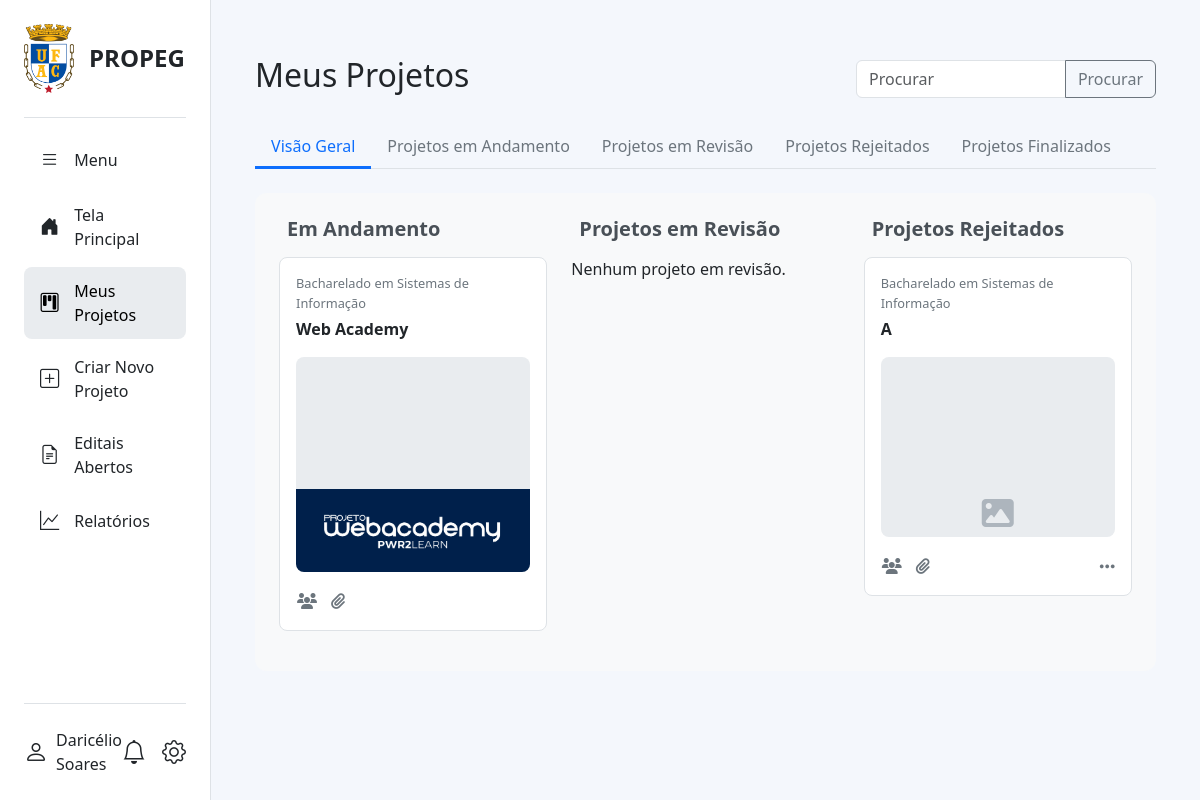
The app's page /projetos/meusprojetos/ (signed in) with its own data.
### projetos_institucionais/models.py (models this page shows, shortened)
class Usuario(AbstractUser):
    PERFIL_CHOICES = (
        ('coordenador', 'Coordenador'),
        ('aluno', 'Aluno'),
        ('gestor', 'Gestor'),
    )
    STATUS_CHOICES = (
        ('pendente', 'Pendente'),
        ('ativo', 'Ativo'),
        ('inativo', 'Inativo'),
    )
    status = models.CharField(
        max_length=20,
        choices=STATUS_CHOICES,
        default='pendente',
        verbose_name='Status',
    )
    USERNAME_FIELD = 'cpf'
    REQUIRED_FIELDS = ['username', 'first_name', 'last_name', 'email']
    cpf = models.CharField(max_length=14, unique=True, verbose_name="CPF")
    email = models.EmailField(unique=True)
    telefone = models.CharField(max_length=20, blank=True, null=True)
    perfil = models.CharField(max_length=20, choices=PERFIL_CHOICES)
    regime_trabalho = models.CharField(max_length=3, blank=True, null=True, verbose_name="Regime de Trabalho")
    is_active = models.BooleanField(default=False, verbose_name="Ativo", help_text="Marque esta opção para ativar a conta do usuário.")
    curso = models.ForeignKey(
        'CursoGraduacao',
        on_delete=models.SET_NULL,
        null=True,
        blank=True,
        verbose_name="Curso de Graduação",
    )
    endereco = models.OneToOneField(
        'Endereco',
        on_delete=models.SET_NULL,
        null=True,
        blank=True
    )
    titulacao = models.ForeignKey(
        'Titulacao',
        on_delete=models.SET_NULL,
        null=True,
        blank=True,
        verbose_name="Titulação"
    )
    centro_lotacao = models.ForeignKey(
        'CentroLotacao',
        on_delete=models.SET_NULL,
        null=True,
        blank=True,
        verbose_name="Centro de Lotação"
    )
    objects = UsuarioManager()

class Projeto(models.Model):
    STATUS_CHOICES = [
        ('rascunho', 'Rascunho'),
        ('submetido', 'Submetido'),
        ('aguardando_conselho', 'Aguardando aprovação do conselho'),
        ('aprovado', 'Aprovado'),
        ('reprovado', 'Reprovado'),
        ('em_andamento', 'Em andamento'),
        ('encerrado', 'Encerrado'),
    ]
    titulo = models.CharField(max_length=255, blank=True, null=True)
    descricao = models.TextField(verbose_name="Descrição", blank=True, null=True)
    resumo = models.TextField(blank=True, null=True)
    introducao = models.TextField(verbose_name="Introdução", blank=True, null=True)
    objetivos = models.TextField(blank=True, null=True)
    metodologia = models.TextField(blank=True, null=True)
    resultados = models.TextField(blank=True, null=True)
    referencias = models.TextField(blank=True, null=True)
    data_inicio = models.DateField(verbose_name="Data de Início", blank=True, null=True)
    data_fim = models.DateField(verbose_name="Data de Fim", blank=True, null=True)
    status = models.CharField(max_length=30, choices=STATUS_CHOICES, default='rascunho')
    valor_fomento = models.DecimalField(max_digits=10, decimal_places=2, null=True, blank=True)
    etica_obrigatoria = models.BooleanField(default=False, verbose_name="Envolve Aspectos Éticos?", blank=True, null=True)
    eh_docente = models.BooleanField(default=False, verbose_name="É docente?", blank=True, null=True)
    eh_pesquisador = models.BooleanField(default=False, verbose_name="É pesquisador?", blank=True, null=True)
    eh_pesquisador_visitante = models.BooleanField(default=False, verbose_name="É pesquisador visitante?", blank=True, null=True)
    coordenador = models.ForeignKey(
        settings.AUTH_USER_MODEL,
        on_delete=models.PROTECT,
        related_name='projetos_coordenados'
    )
    curso = models.ForeignKey(
        CursoGraduacao,
        on_delete=models.SET_NULL,
        null=True,
        blank=True,
        verbose_name="Curso de Graduação"
    )
    centro_lotacao = models.ForeignKey(
        CentroLotacao,
        on_delete=models.PROTECT,
        verbose_name="Centro de Lotação",
        null=True,
    )
    agencia_financiadora = models.ForeignKey(
        AgenciaFinanciadora,
        on_delete=models.SET_NULL,
        null=True,
        blank=True,
        verbose_name="Agência Financiadora"
    )
    tipo_etica = models.ForeignKey(
        TipoEtico,
        on_delete=models.SET_NULL,
        null=True,
        blank=True,
        verbose_name="Tipo Ético"
    )
    ods = models.ManyToManyField(ODS, blank=True)
    grupos_pesquisa = models.ManyToManyField(
        GrupoPesquisa,
        blank=True,
        verbose_name="Grupos de Pesquisa"
    )
    alunos = models.ManyToManyField(
        settings.AUTH_USER_MODEL,
        through='EquipeProjeto',
        related_name='projetos_participados',
        blank=True
    )
    participa_pos_graduacao = models.BooleanField(default=False, blank=True, null=True, verbose_name="Participa de Programa de Pós-Graduação?")
    programa_pos = models.ForeignKey(
        'ProgramaPos',
        on_delete=models.SET_NULL,
        null=True,
        blank=True,
        verbose_name="Programa de Pós-Graduação"
    )
    palavras_chave = models.CharField(max_length=255, blank=True, null=True, help_text="Separe por vírgulas. Ex.: Tecnologia, Educação, Web")
    parcerias = models.TextField(blank=True, null=True)
    imagem_capa = models.ImageField(
        upload_to='projetos_capas/',
        null=True,
        blank=True,
        verbose_name="Imagem de Capa",
    )
    class Meta:
        ordering = ['-data_inicio']
        verbose_name = "Projeto"
        verbose_name_plural = "Projetos"

class CursoGraduacao(models.Model):
    nome = models.CharField(max_length=255)
    centro_lotacao = models.ForeignKey(
        CentroLotacao,
        on_delete=models.PROTECT,
        verbose_name="Centro de Lotação"
    )
    def __str__(self):
        return self.nome
    class Meta:
        verbose_name= "Curso de Graduação"
        verbose_name_plural = "Cursos de Graduação"

### projetos_institucionais/views.py (the view, shortened to what this page needs)
# urls.py: path('projetos/meusprojetos/', views.projeto_dashboard, name='projeto_dashboard'),
@login_required
@coordenador_required
def projeto_dashboard(request):
    active_tab = request.GET.get('tab', 'visao_geral')
    contexto = {
        'active_tab': active_tab,
        'AnexoForm': AnexoForm(),
    }
    if active_tab == 'visao_geral':
        projetos_em_andamento = Projeto.objects.filter(status='em_andamento')
        projetos_em_revisao = Projeto.objects.filter(Q(status='submetido') | Q(status='aguardando_conselho'))
        projetos_rejeitados = Projeto.objects.filter(status='reprovado')
        contexto.update({
            'projetos_em_andamento': projetos_em_andamento,
            'projetos_em_revisao': projetos_em_revisao,
            'projetos_rejeitados': projetos_rejeitados,
        })
        todos_os_projetos = list(projetos_em_andamento) + list(projetos_em_revisao)
        contexto['todos_os_projetos'] = todos_os_projetos
    return render(request, 'projetos_institucionais/meusprojetos.html', contexto)

### templates/projetos_institucionais/meusprojetos.html (shortened to what this page needs)
{% extends 'base2.html' %}
{% load static %}
{% load crispy_forms_tags %}
{% block content %}
<link rel="stylesheet" href="{% static 'css/meusprojetos.css' %}">
<div class="container-fluid mt-4">
    <div class="dashboard-header">
        <h2>Meus Projetos</h2>
        <div class="input-group" style="max-width: 300px;">
            <input type="text" class="form-control" placeholder="Procurar">
            <button class="btn btn-outline-secondary" type="button">Procurar</button>
        </div>
    </div>
    <ul class="nav nav-tabs dashboard-tabs mb-4">
        <li class="nav-item">
            <a class="nav-link {% if active_tab == 'visao_geral' %}active{% endif %}" href="{% url 'projeto_dashboard' %}?tab=visao_geral">Visão Geral</a>
        </li>
        <li class="nav-item">
            <a class="nav-link {% if active_tab == 'em_andamento' %}active{% endif %}" href="{% url 'projeto_dashboard' %}?tab=em_andamento">Projetos em Andamento</a>
        </li>
        <li class="nav-item">
            <a class="nav-link {% if active_tab == 'em_revisao' %}active{% endif %}" href="{% url 'projeto_dashboard' %}?tab=em_revisao">Projetos em Revisão</a>
        </li>
        <li class="nav-item">
            <a class="nav-link {% if active_tab == 'rejeitados' %}active{% endif %}" href="{% url 'projeto_dashboard' %}?tab=rejeitados">Projetos Rejeitados</a>
        </li>
        <li class="nav-item">
            <a class="nav-link {% if active_tab == 'finalizados' %}active{% endif %}" href="{% url 'projeto_dashboard' %}?tab=finalizados">Projetos Finalizados</a>
        </li>
    </ul>
    {% if active_tab == 'visao_geral' %}
    <div class="dashboard-container">
        <div class="coluna-projetos">
            <h5>Em Andamento</h5>
            {% for projeto in projetos_em_andamento %}
                {% include 'projetos_institucionais/partials/projeto_card.html' %}
            {% empty %}
                <p>Nenhum projeto em andamento.</p>
            {% endfor %}
        </div>
        <div class="coluna-projetos">
            <h5>Projetos em Revisão</h5>
            {% for projeto in projetos_em_revisao %}
                {% include 'projetos_institucionais/partials/projeto_card.html' %}
            {% empty %}
                <p>Nenhum projeto em revisão.</p>
            {% endfor %}
        </div>
        <div class="coluna-projetos">
            <h5>Projetos Rejeitados</h5>
            {% for projeto in projetos_rejeitados %}
                {% include 'projetos_institucionais/partials/projeto_card.html' %}
            {% empty %}
                <p>Nenhum projeto rejeitado.</p>
            {% endfor %}
        </div>
    </div>
    {% else %}
        {% include 'projetos_institucionais/partials/_projeto_table.html' %}
    {% endif %}
</div>
{% endblock %}

### templates/base2.html (shortened to what this page needs)
{% load static %}
<!DOCTYPE html>
<html lang="pt-BR">
<head>
    <link href="https://cdn.jsdelivr.net/npm/bootstrap@5.3.3/dist/css/bootstrap.min.css" rel="stylesheet">
    <link href="https://cdn.jsdelivr.net/npm/bootstrap-icons@1.11.3/font/bootstrap-icons.css" rel="stylesheet">
    <link href="https://cdnjs.cloudflare.com/ajax/libs/font-awesome/6.5.2/css/all.min.css" rel="stylesheet">
    <link href="{% static 'css/style.css' %}" rel="stylesheet">
</head>
<body>
    <div class="d-flex">
        <div id="sidebar" class="d-flex flex-column">
            <div class="sidebar-header">
                <img src="{% static 'imagens/logo_ufac.png' %}" alt="Logo UFAC" width="50">
                <span class="fs-4 fw-bold">PROPEG</span>
            </div>
            <ul class="nav flex-column my-3">
                <li class="nav-item">
                    <a href="#" class="nav-link text-dark" id="toggle-btn">
                        <i class="bi bi-list"></i>
                        <span>Menu</span>
                    </a>
                </li>
                {% with request.resolver_match.url_name as url_name %}
                <li class="nav-item">
                    <a href="{% url 'tela_principal' %}"
                        class="nav-link {% if url_name == 'tela_principal' %}active{% else %}text-dark{% endif %}">
                        <i class="bi bi-house-door-fill"></i>
                        <span>Tela Principal</span>
                    </a>
                </li>
                {% if user.perfil == 'coordenador' %}
                <li class="nav-item">
                    <a href="{% url 'projeto_dashboard' %}"
                        class="nav-link {% if request.resolver_match.url_name == 'projeto_dashboard' %}active{% else %}text-dark{% endif %}">
                        <i class="bi bi-kanban"></i>
                        <span>Meus Projetos</span>
                    </a>
                </li>
                <li class="nav-item">
                    <a href="{% url 'projeto_criar' %}"
                        class="nav-link {% if request.resolver_match.url_name == 'projeto_criar' %}active{% else %}text-dark{% endif %}">
                        <i class="bi bi-plus-square"></i>
                        <span>Criar Novo Projeto</span>
                    </a>
                </li>
                <li class="nav-item">
                    <a href="#" class="nav-link {% if request.resolver_match.url_name == 'editais_abertos' %}active{% else %}text-dark{% endif %}">
                        <i class="bi bi-file-earmark-text"></i>
                        <span>Editais Abertos</span>
                    </a>
                </li>
                <li class="nav-item">
                    <a href="#" class="nav-link {% if request.resolver_match.url_name == 'relatorios' %}active{% else %}text-dark{% endif %}">
                        <i class="bi bi-graph-up"></i>
                        <span>Relatórios</span>
                    </a>
                </li>
                {% endif %}
                {% endwith %}
            </ul>
            <div class="sidebar-footer mt-auto">
                {% if user.is_authenticated %}
                <a href="{% url 'perfil' %}" class="d-flex align-items-center text-dark text-decoration-none">
                    <i class="bi bi-person fs-4"></i>
                    <span class="ms-2">
                        {% if user.get_full_name %}
                        {{ user.get_full_name }}
                        {% elif user.first_name %}
                        {{ user.first_name }}
                        {% else %}
                        {{ user.cpf }}
                        {% endif %}
                    </span>
                </a>
                {% endif %}
                <div class="d-flex align-items-center">
                    <a href="{% url 'lista_notificacoes' %}" class="text-dark position-relative me-3">
                        <i class="bi bi-bell fs-4"></i>
                    </a>
                    {% if user.is_authenticated %}
                    <div class="dropdown dropup">
                        <a href="#" class="text-dark text-decoration-none" data-bs-toggle="dropdown"
                            aria-expanded="false">
                            <i class="bi bi-gear fs-4"></i>
                        </a>
                    </div>
                    {% endif %}
                </div>
            </div>
        </div>
        <main id="main-content">
            {% block content %}
            {% endblock %}
        </main>
    </div>
</body>
</html>

### templates/projetos_institucionais/partials/projeto_card.html
<div class="card-projeto" data-bs-toggle="modal" data-bs-target="#detalheProjetoModal-{{ projeto.pk }}">
    <p class="categoria">{{ projeto.curso.nome|default:"Geral" }}</p>
    <p class="titulo-projeto">{{ projeto.titulo }}</p>
    <div class="imagem-projeto-container">
        {% if projeto.imagem_capa %}
            <img src="{{ projeto.imagem_capa.url }}" alt="Imagem do Projeto">
        {% else %}
            <div class="imagem-placeholder">
                <i class="fas fa-image"></i>
            </div>
        {% endif %}
    </div>
    <div class="card-footer-projeto">
        <div class="icones-info">
            <button type="button" class="btn btn-link text-secondary p-0" data-bs-toggle="modal" data-bs-target="#equipeModal-{{ projeto.pk }}" title="Ver Equipe" onclick="event.stopPropagation();">
                <i class="fas fa-users"></i>
            </button>
            <a href="{% url 'projeto_anexos' projeto.pk %}" class="btn btn-link text-secondary p-0" title="Gerenciar Anexos" onclick="event.stopPropagation();">
                <i class="fas fa-paperclip"></i>
            </a>
        </div>
        <div class="menu-opcoes">
            {% if user == projeto.coordenador and projeto.status in "submetido,reprovado" %}
                <a href="{% url 'projeto_editar' projeto.pk %}" onclick="event.stopPropagation();" title="Editar Projeto">
                    <i class="fas fa-ellipsis-h"></i>
                </a>
            {% endif %}
        </div>
    </div>
</div>

### records on screen
Usuario: get_full_name "Daricélio Soares"
Projeto: curso.nome "Bacharelado em Sistemas de Informação", titulo "Web Academy", imagem_capa (picture)
Projeto: curso.nome "Bacharelado em Sistemas de Informação", titulo "A"
